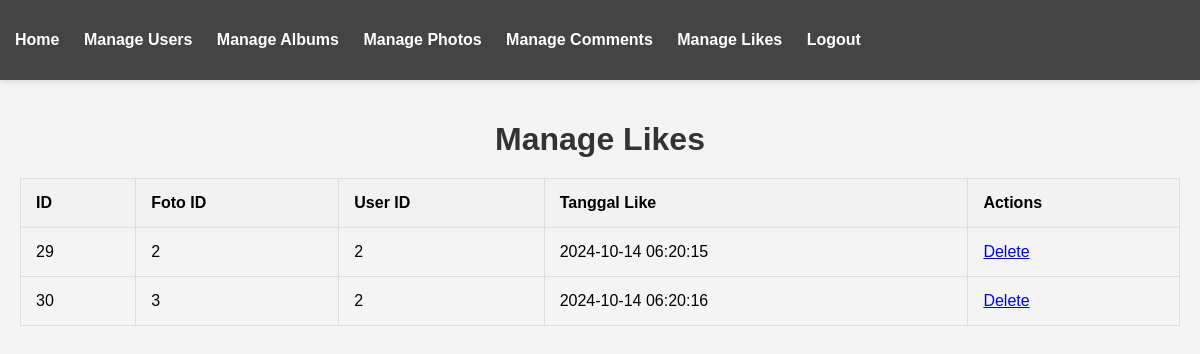
The app's page /gallery/admin/manage_likes.php (signed in), older data.
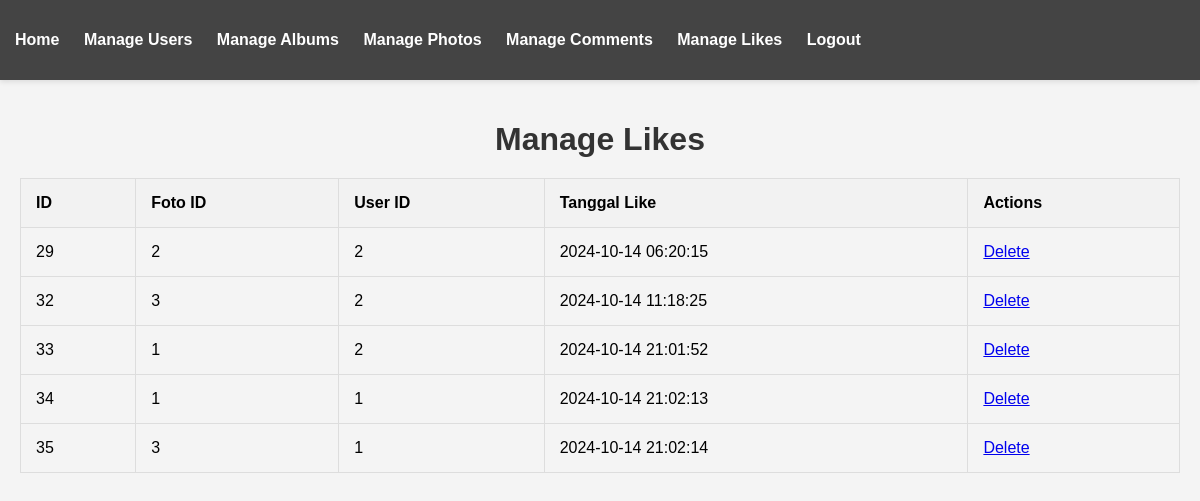
The same page, newer data.
### tables this page shows
CREATE TABLE `likefoto` (
  `LikeID` int(11) NOT NULL,
  `FotoID` int(11) NOT NULL,
  `UserID` int(11) NOT NULL,
  `TanggalLike` datetime NOT NULL DEFAULT current_timestamp()
);

### gallery/admin/manage_likes.php (the view, shortened to what this page needs)
<?php
include_once("../config/koneksi.php");
$sql_likes = "SELECT * FROM likefoto";
$result_likes = $kon->query($sql_likes);
?>
<!DOCTYPE html>
<html lang="en">
<head>
    <link href="css/admin.css" rel="stylesheet">
</head>
<body>
<?php include('admin_nav.php'); ?>
<div class="container">
    <h1>Manage Likes</h1>
    <table>
        <thead>
            <tr>
                <th>ID</th>
                <th>Foto ID</th>
                <th>User ID</th>
                <th>Tanggal Like</th>
                <th>Actions</th>
            </tr>
        </thead>
        <tbody>
            <?php while($like = $result_likes->fetch_assoc()): ?>
            <tr>
                <td><?php echo $like['LikeID']; ?></td>
                <td><?php echo $like['FotoID']; ?></td>
                <td><?php echo $like['UserID']; ?></td>
                <td><?php echo $like['TanggalLike']; ?></td>
                <td>
                    <a href="like/delete_like.php?id=<?php echo $like['LikeID']; ?>" onclick="return confirm('Are you sure?')">Delete</a>
                </td>
            </tr>
            <?php endwhile; ?>
        </tbody>
    </table>
</div>
</body>
</html>

Row changes from the older to the newer data that the page shows:
removed likefoto: LikeID "30", FotoID "3", UserID "2", TanggalLike "2024-10-14 06:20:16"
added likefoto: LikeID "32", FotoID "3", UserID "2", TanggalLike "2024-10-14 11:18:25"
added likefoto: LikeID "33", FotoID "1", UserID "2", TanggalLike "2024-10-14 21:01:52"
added likefoto: LikeID "34", FotoID "1", UserID "1", TanggalLike "2024-10-14 21:02:13"
added likefoto: LikeID "35", FotoID "3", UserID "1", TanggalLike "2024-10-14 21:02:14"
